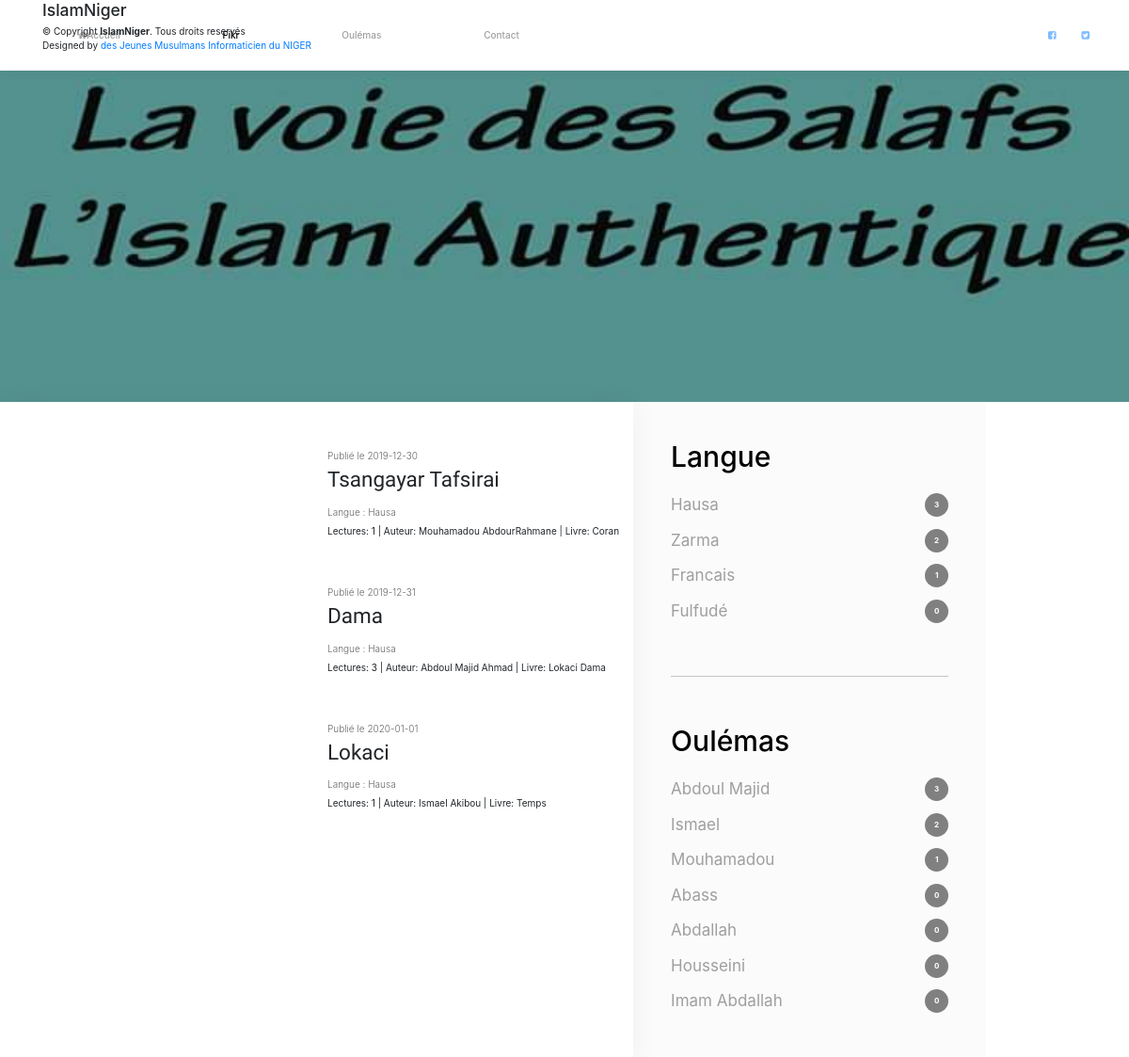
Screenshot of /index.php?p=fikrs.langue&id=1 with the database file from the repository.
### tables this page shows
CREATE TABLE `fikrs` (
  `id` int(11) NOT NULL,
  `titre` varchar(255) NOT NULL,
  `livre` varchar(255) NOT NULL,
  `auteur` int(11) NOT NULL,
  `date` date NOT NULL,
  `langue_id` int(11) NOT NULL
);

CREATE TABLE `langues` (
  `id` int(11) NOT NULL,
  `code` varchar(10) NOT NULL,
  `titre` varchar(255) NOT NULL
);

CREATE TABLE `auteurs` (
  `id` int(11) NOT NULL,
  `nom` varchar(255) NOT NULL,
  `prenom` varchar(255) NOT NULL,
  `statut` int(11) NOT NULL,
  `region` int(11) NOT NULL,
  `description` varchar(255) NOT NULL,
  `photo` varchar(255) NOT NULL
);

### core/Controller/Controller.php (called while the page is built, shortened)
<?php
class Controller
{
    protected $viewPath;
    protected function render($view, $variables = []){
        extract($variables);
        require($this->viewPath . str_replace('.', '/', $view) . '.php');
    }
}

### app/Controller/FikrsController.php (called while the page is built, shortened)
<?php
class FikrsController extends AppController
{
    public function langue(){
        $auteurs = $this->Auteur->allWithCountFikr();
        $langues = $this->Langue->allWithCountFikr();
        $fikrs = $this->Fikr->fikrWithLangue($_GET['id']);
        $this->render('fikrs.langue', compact('auteurs', 'langues', 'fikrs'));
    }
}

### index.php (called while the page is built, shortened)
<?php
if(isset($_GET['p'])){
    $page = $_GET['p'];
} else{
    $page = 'annonces.index';
}
$page = explode('.', $page);
if($page[0] == 'admin'){
    $controller = '\App\Controller\Admin\\' . ucfirst($page[1]) . 'Controller';
    $action = $page[2];
} else {
    $action = $page[1];
}
$controller = new $controller();
$controller->$action();

### core/Table/Table.php (called while the page is built, shortened)
<?php
class Table
{
    protected $db;
    public function __construct(Database $db){
        $this->db = $db;
    }
    public function query($statement, $attributes = null, $one = false){
        if($attributes){
            return $this->db->prepare(
                $statement,
                $attributes,
                str_replace('Table', 'Entity', get_class($this)),
                $one
            );
        } else {
            return $this->db->query(
                $statement,
                str_replace('Table', 'Entity', get_class($this)),
                $one
            );
        }
    }
}

### core/Database/MysqlDatabase.php (called while the page is built, shortened)
<?php
class MysqlDatabase extends Database
{
    private $pdo;
    private function getPDO(){
        if($this->pdo === null){
            $pdo = new PDO('mysql:dbname=islamNiger;host=localhost', 'root', '');
            $pdo->setAttribute(PDO::ATTR_ERRMODE, PDO::ERRMODE_EXCEPTION);
            $this->pdo = $pdo;
        }
        return $this->pdo;
    }
    public function query($statement, $class_name = null, $one = false){
        $req = $this->getPDO()->query($statement);
        if($class_name === null){
            $req->setFetchMode(PDO::FETCH_OBJ);
        } else {
            $req->setFetchMode(PDO::FETCH_CLASS, $class_name);
        }
        if($one){
            $datas = $req->fetch();
        }
        else{
            $datas = $req->fetchAll();
        }
        return $datas;
    }
    public function prepare($statement, $attributes, $class_name = null, $one = false){
        $req = $this->getPDO()->prepare($statement);
        $res = $req->execute($attributes);
        if($class_name === null){
            $req->setFetchMode(PDO::FETCH_OBJ);
        } else {
            $req->setFetchMode(PDO::FETCH_CLASS, $class_name);
        }
        if($one){
            $datas = $req->fetch();
        }
        else{
            $datas = $req->fetchAll();
        }
        return $datas;
    }
}

### app/Table/FikrTable.php (called while the page is built, shortened)
<?php
class FikrTable extends Table
{
    public function fikrWithLangue($langue_id){
        return $this->query("
            SELECT fikrs.id, fikrs.titre, fikrs.livre, fikrs.date, auteurs.nom, auteurs.prenom, langues.titre as langue, (SELECT COUNT(datas.id) FROM datas WHERE datas.fikr=fikrs.id) as nombre
            FROM fikrs
            LEFT JOIN auteurs ON auteur=auteurs.id
            LEFT JOIN langues ON langue_id=langues.id
            WHERE fikrs.langue_id = ?
        ",[$langue_id]);
    }
}

### app/Autoloader.php (called while the page is built, shortened)
<?php
class Autoloader
{
    static function autoload($class){
        if(strpos($class, __NAMESPACE__ . '\\') === 0)
        {
            $class = str_replace(__NAMESPACE__ . '\\', '', $class);
            $class = str_replace('\\', '/', $class);
        }
    }
}

### app/Entity/FikrEntity.php (called while the page is built, shortened)
<?php
class FikrEntity extends Entity
{
    public function getUrl(){
        return 'index.php?p=fikrs.detail&id=' . $this->id;
    }
}

### core/Entity/Entity.php (called while the page is built, shortened)
<?php
class Entity
{
    public function __get($key){
        return $this->$key;
    }
}

### app/Table/LangueTable.php (called while the page is built, shortened)
<?php
class LangueTable extends Table
{
    public function allWithCountFikr(){
        return $this->query("
            SELECT langues.id, langues.code, langues.titre, (SELECT COUNT(fikrs.id) FROM fikrs WHERE fikrs.langue_id=langues.id) as nombre
            FROM langues
        ");
    }
}

### app/Table/AuteurTable.php (called while the page is built, shortened)
<?php
class AuteurTable extends Table
{
    public function allWithCountFikr(){
        return $this->query("
            SELECT auteurs.id, auteurs.nom, auteurs.prenom, (SELECT COUNT(fikrs.id) FROM fikrs WHERE fikrs.auteur=auteurs.id) as nombre
            FROM auteurs
        ");
    }
}

### core/Autoloader.php (called while the page is built, shortened)
<?php
class Autoloader
{
    static function autoload($class){
        if(strpos($class, __NAMESPACE__ . '\\') === 0)
        {
            $class = str_replace(__NAMESPACE__ . '\\', '', $class);
            $class = str_replace('\\', '/', $class);
        }
    }
}

### app/Views/fikrs/langue.php (the view, shortened to what this page needs)
<div class="banniere"></div>
<div class="body">
    <main class="main">
        <div class="container">
        <?php foreach($fikrs as $fikr): ?>
            <article class="article">
                <div class="article-date">Publié le <?= $fikr->date;?></div>
                <h2 class="article-title"><a href="<?= $fikr->url?>"><?= $fikr->titre ?></a></h2>
                <div class="article-date">Langue : <?= $fikr->langue ?></div>
                <p>Lectures: <span><?= $fikr->nombre ?></span> | Auteur: <span><?= $fikr->nom .' '. $fikr->prenom; ?></span> | Livre: <span><?= $fikr->livre ?></span></p>
            </article>
        <?php endforeach; ?>
        </div>
    </main>
    <aside class="sidebar">
        <h4 class="sidebar-title">Langue</h4>
        <ul>
            <?php foreach($langues as $langue): ?>
                <li><a href="?p=fikrs.langue&id=<?= $langue->id;?>" data-count="<?= $langue->nombre;?>"><?= $langue->titre;?></a></li>
            <?php endforeach; ?>
        </ul>
        <hr>
        <h4 class="sidebar-title">Oulémas</h4>
        <ul>
            <?php foreach($auteurs as $auteur): ?>
            <li><a href="?p=fikrs.auteur&id=<?= $auteur->id;?>" data-count="<?= $auteur->nombre;?>"><?= $auteur->nom; $auteur->prenom;?></a></li>
            <?php endforeach; ?>
        </ul>
    </aside>
</div>

### public/css/style.css (style rules this page uses)
* { -webkit-box-sizing: border-box; box-sizing: border-box; }
body, html { font-size: 16px; color: rgba(0, 0, 0, .87); font-family: "Montserrat", sans-serif; line-height: 1.6; margin: 0; font-weight: 400; }
.banniere { height: 427px; background: no-repeat center center / cover url("../img/voie.jpg"); }
.main { background:#FFF; -webkit-box-shadow: 0 4px 30px rgba(0, 0, 0, .05); box-shadow: 0 4px 30px rgba(0, 0, 0, .05); position: relative; z-index: 2; }
.main .container { overflow: hidden; }
.sidebar { position: relative; padding: 40px; font-size: 17px; z-index: 1; background: #FBFBFB; }
.sidebar-title { font-size: 30px; color: #000; margin: 15px 0; }
.sidebar-title:first-child { margin-top: 0; }
.sidebar a { color: #9F9F9F; text-decoration: none; }
.sidebar ul { margin: 0; padding: 0; list-style: none; }
.sidebar li { padding: 6px 0; }
.sidebar hr { border: none; background: #C4C4C4; height: 1px; margin: 50px 0; }
.container { margin: 0 auto; max-width: 940px; }
.article { margin: 50px 0; }
.article a { color: inherit; text-decoration: none; }
.article-date { font-weight: 300; color: rgba(0, 0, 0, .6); margin-bottom: 5px; }
.article-title { font-size: 2.25rem; line-height: 1.1; font-family: "Cardo", serif; margin: 0 0 15px 0; }
.article-title::after { content:''; display: block; width: 100px; background: #000; }
.sidebar li a::after { content: attr(data-count); float:right; background: grey; width: 25px; height: 25px; line-height: 25px; text-align: center; color: #FFF; border-radius: 50%; font-size: 0.8rem; font-weight: bold; }
@media only screen and (min-width:740px) { .article { padding-left: 333px; position: relative; } }
@media only screen and (min-width: 1100px) { .body { display:flex; } }
@media only screen and (min-width: 1100px) { .sidebar { flex: none; width: 375px; } }

### rows the page displays
fikrs: date "2019-12-30", titre "Tsangayar Tafsirai", langue "Hausa", nombre "1", nom "Mouhamadou", prenom "AbdourRahmane", livre "Coran"
fikrs: date "2019-12-31", titre "Dama", langue "Hausa", nombre "3", nom "Abdoul Majid", prenom "Ahmad", livre "Lokaci Dama"
fikrs: date "2020-01-01", titre "Lokaci", langue "Hausa", nombre "1", nom "Ismael", prenom "Akibou", livre "Temps"
langues: titre "Hausa"
langues: titre "Zarma"
langues: titre "Francais"
langues: titre "Fulfudé"
auteurs: nom "Abdoul Majid"
auteurs: nom "Ismael"
auteurs: nom "Mouhamadou"
auteurs: nom "Abass"
auteurs: nom "Abdallah"
auteurs: nom "Housseini"
auteurs: nom "Imam Abdallah"
